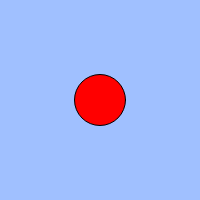
Frame 1 (no input)
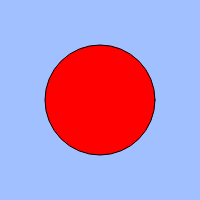
Frame 60 (no input)
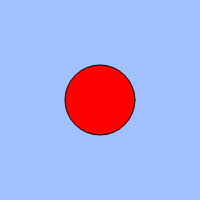
Frame 120 (the mouse pressed at the canvas centre since frame 60)

The p5.js sketch that drew these frames (run headless with seeded random() and noise() and a simulated clock; from frame 60 on, the mouse is pressed at the canvas centre):

// p5.js sketch
// ── sketch.js
// 練習問題「心臓の鼓動のように大きくなったり小さくなったりする円」
let count;
let cycle;

function setup(){
  createCanvas(200, 200);
  count = 0;
  cycle = 100;
}

function draw(){
  background(160, 192, 255);
  count = (count + 1) % cycle;
  // BLANK[1]
  if(count <= 50){
    size = count + 50;
  }
  else if(count >= 50){
    size = count + 50;
  }
  fill(255, 0, 0);
  ellipse(width / 2, height / 2, size);
}
